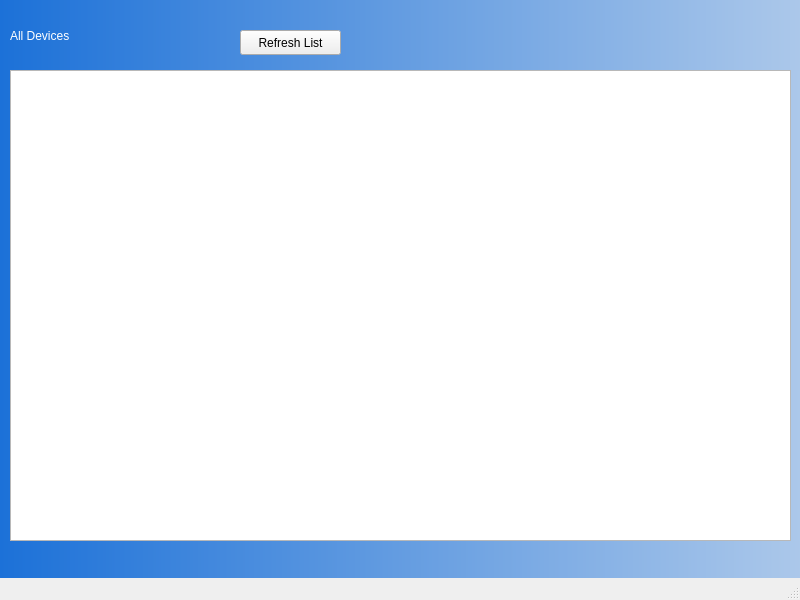
<?xml version="1.0" encoding="UTF-8"?>
<ui version="4.0">
 <class>MainWindow</class>
 <widget class="QMainWindow" name="MainWindow">
  <property name="geometry">
   <rect>
    <x>0</x>
    <y>0</y>
    <width>800</width>
    <height>600</height>
   </rect>
  </property>
  <property name="windowTitle">
   <string>MainWindow</string>
  </property>
  <widget class="QWidget" name="centralwidget">
   <widget class="QWidget" name="mainWidget" native="true">
    <property name="geometry">
     <rect>
      <x>0</x>
      <y>0</y>
      <width>801</width>
      <height>600</height>
     </rect>
    </property>
    <property name="styleSheet">
     <string notr="true">QWidget#mainWidget{
	background-color: qlineargradient(spread:pad, x1:0, y1:0, x2:1, y2:0, stop:0 rgba(28, 113, 216, 255), stop:1 rgba(172, 200, 234, 255));
}</string>
    </property>
    <widget class="QLabel" name="label">
     <property name="geometry">
      <rect>
       <x>10</x>
       <y>10</y>
       <width>191</width>
       <height>51</height>
      </rect>
     </property>
     <property name="styleSheet">
      <string notr="true">color: rgb(255, 255, 255);
font: 75 30pt &quot;Ubuntu&quot;;</string>
     </property>
     <property name="text">
      <string>All Devices</string>
     </property>
    </widget>
    <widget class="QPushButton" name="btn_refresh">
     <property name="geometry">
      <rect>
       <x>240</x>
       <y>30</y>
       <width>101</width>
       <height>25</height>
      </rect>
     </property>
     <property name="text">
      <string>Refresh List</string>
     </property>
    </widget>
    <widget class="QListWidget" name="list_devices">
     <property name="geometry">
      <rect>
       <x>10</x>
       <y>70</y>
       <width>781</width>
       <height>471</height>
      </rect>
     </property>
    </widget>
   </widget>
  </widget>
  <widget class="QMenuBar" name="menubar">
   <property name="geometry">
    <rect>
     <x>0</x>
     <y>0</y>
     <width>800</width>
     <height>22</height>
    </rect>
   </property>
  </widget>
  <widget class="QStatusBar" name="statusbar"/>
 </widget>
 <resources/>
 <connections/>
</ui>
